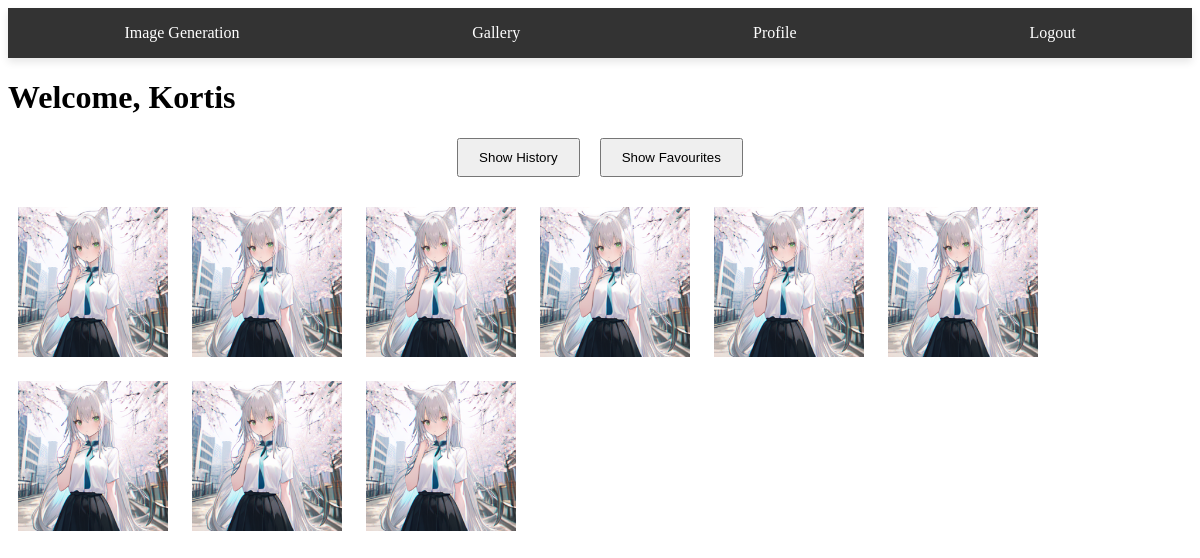
/profile/ (signed in), run on the app's committed database.
### myapp/models.py (models this page shows, shortened)
class Request(models.Model):
    user = models.ForeignKey(User, on_delete=models.CASCADE)
    prompt = models.CharField(max_length=512, blank=True)
    negative_prompt = models.CharField(max_length=512, blank=True)
    width = models.IntegerField()
    height = models.IntegerField()
    seed = models.IntegerField()
    image = models.ImageField(upload_to='generated_images/', null=True, blank=True)
    model = models.ForeignKey(Model, on_delete=models.CASCADE)

### myapp/views.py (the view, shortened to what this page needs)
# urls.py: path('profile/', views.profile, name='user_profile'),
@login_required
def profile(request):
    user_requests = Request.objects.filter(user=request.user).order_by('-id')
    favourites = Favourite.objects.filter(user=request.user)
    return render(request, 'profile.html', {'requests': user_requests, 'favourites': favourites})

### myapp/templates/profile.html (shortened to what this page needs)
{% load static %}
<!DOCTYPE html>
<html lang="en">
<head>
</head>
<body>
    <nav class="navbar">
        <ul class="navbar-list">
            <li class="navbar-item"><a href="/sdgen/" class="navbar-link">Image Generation</a></li>
            <li class="navbar-item"><a href="/gallery/" class="navbar-link">Gallery</a></li>
            {% if user.is_authenticated %}
                <li class="navbar-item"><a href="/profile/" class="navbar-link">Profile</a></li>
                <li class="navbar-item">
                    <form class="logout-form" method="post" action="{% url 'logout' %}">
                        <button type="submit" class="logout-button">Logout</button>
                    </form>
                </li>
            {% else %}
                <li class="navbar-item"><a href="{% url 'login' %}" class="navbar-link">Login</a></li>
                <li class="navbar-item"><a href="/register/" class="navbar-link">Register</a></li>
            {% endif %}
        </ul>
    </nav>
    <h1>Welcome, {{ user.username }}</h1>
    <div class="content-toggle">
        <button onclick="showHistory()">Show History</button>
        <button onclick="showFavourites()">Show Favourites</button>
    </div>
    <div id="history" class="gallery">
        {% for request in requests %}
            <img src="{{ request.image.url|slice:'6:' }}" class="thumbnail" onclick="showInfo({{ request.id }})">
        {% endfor %}
    </div>
</body>
</html>

### myapp/templates/profile.html (style rules this page uses)
.navbar { background-color: #333; overflow: hidden; box-shadow: 0 4px 8px rgba(0, 0, 0, 0.1); }
.navbar-list { list-style-type: none; margin: 0; padding: 0; display: flex; justify-content: space-around; align-items: center; height: 50px; }
.navbar-item { display: inline; }
.navbar-link, .logout-button { display: inline-block; color: white; text-align: center; padding: 14px 20px; text-decoration: none; transition: background-color 0.3s; }
.logout-form { display: inline; margin: 0; padding: 0; }
.logout-button { background: none; border: none; cursor: pointer; font: inherit; padding: 14px 20px; margin: 0; }
.thumbnail { width: 150px; height: auto; margin: 10px; cursor: pointer; }
.content-toggle { display: flex; justify-content: center; margin-bottom: 20px; }
.content-toggle button { margin: 0 10px; padding: 10px 20px; cursor: pointer; }

### data on the page
Request: image (placeholder picture)
Request: image (placeholder picture)
Request: image (placeholder picture)
Request: image (placeholder picture)
Request: image (placeholder picture)
Request: image (placeholder picture)
Request: image (placeholder picture)
Request: image (placeholder picture)
Request: image (placeholder picture)

### other printed values
{{ user.username }} "Kortis"
